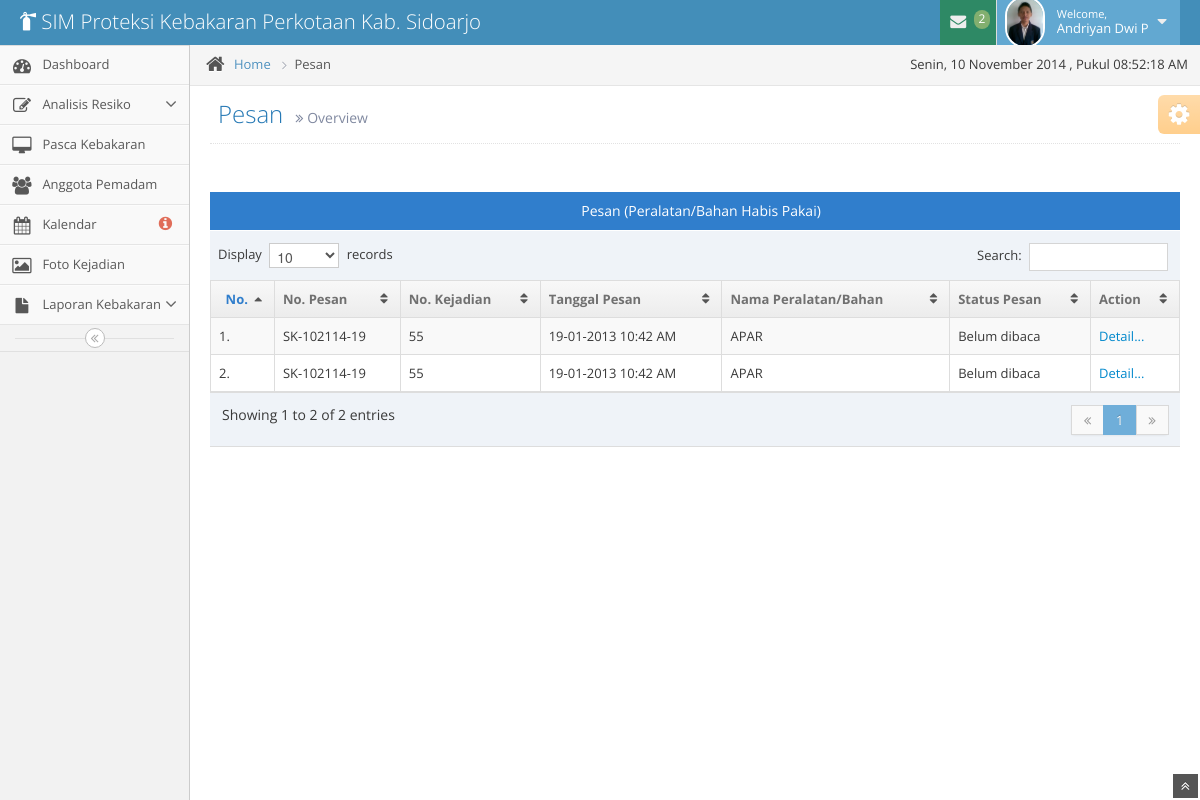
The app's page /pesan/index.php (signed in), older data.
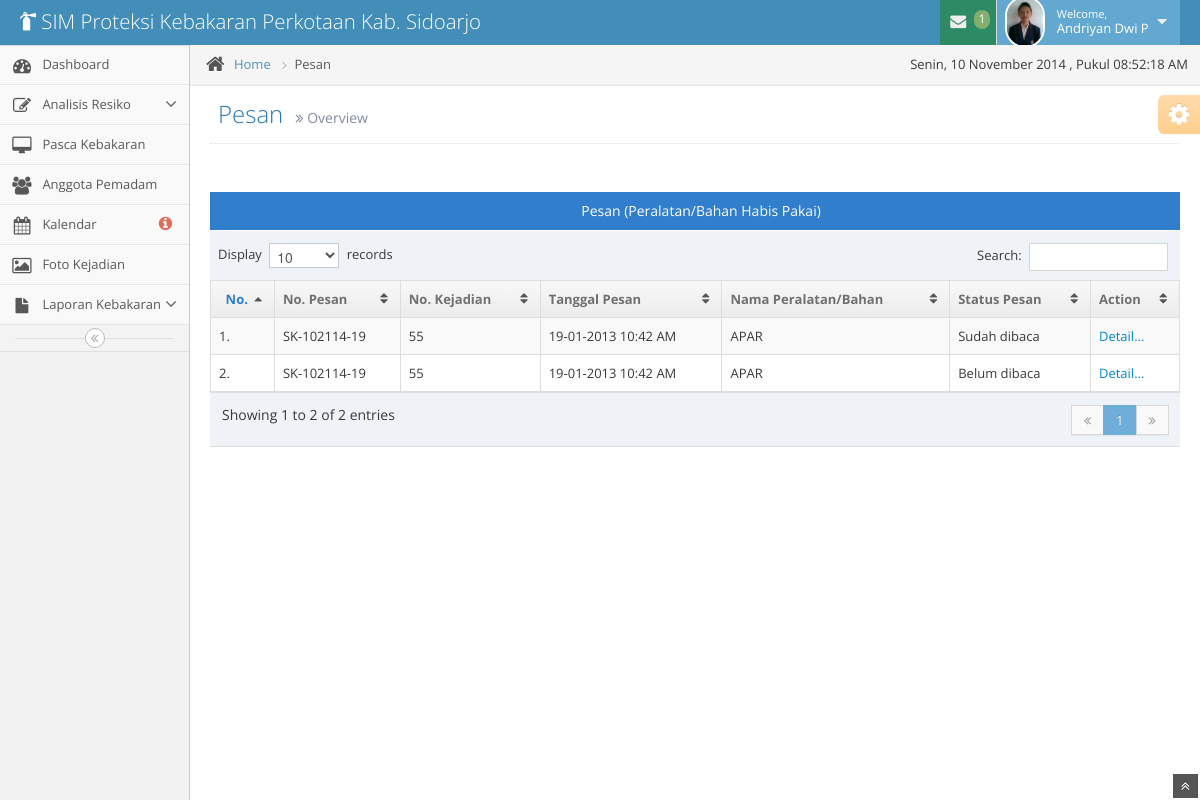
The same page, newer data.
### tables this page shows
CREATE TABLE IF NOT EXISTS `pegawai` (
  `pegawai_nip` int(20) NOT NULL,
  `id_level_user` int(11) NOT NULL,
  `pegawai_nama` varchar(50) NOT NULL,
  `pegawai_tempat` varchar(50) NOT NULL,
  `pegawai_tanggal` date NOT NULL,
  `pegawai_kelamin` varchar(20) NOT NULL,
  `pegawai_alamat` varchar(50) NOT NULL,
  `pegawai_no_telp` varchar(20) NOT NULL,
  `jabatan_id` int(2) NOT NULL,
  `pegawai_email` varchar(50) NOT NULL,
  `pegawai_password` varchar(200) NOT NULL,
  `pegawai_foto` varchar(255) NOT NULL,
  PRIMARY KEY (`pegawai_nip`),
  KEY `FK_jabatan` (`jabatan_id`),
  KEY `id_level_user` (`id_level_user`)
);

CREATE TABLE IF NOT EXISTS `pesan` (
  `id` int(11) NOT NULL AUTO_INCREMENT,
  `pesan_id` varchar(20) NOT NULL,
  `resiko_id` int(11) NOT NULL,
  `pesan_tgl_masuk` datetime NOT NULL,
  `pesan_tgl_keluar` datetime NOT NULL,
  `pesan_nama` varchar(100) NOT NULL,
  `pesan_jml` int(20) NOT NULL,
  `pesan_isi` text NOT NULL,
  `pesan_status` int(11) NOT NULL,
  `pegawai_nip` int(20) NOT NULL,
  `pesan_dari` int(11) NOT NULL,
  `pesan_untuk` int(11) NOT NULL,
  PRIMARY KEY (`id`),
  KEY `FK_resiko` (`resiko_id`),
  KEY `FK_pegawai` (`pegawai_nip`)
);

CREATE TABLE IF NOT EXISTS `resiko` (
  `resiko_id` int(11) NOT NULL AUTO_INCREMENT,
  `resiko_tanggal_start` datetime NOT NULL,
  `resiko_tanggal_end` datetime NOT NULL,
  `nama_pelapor` varchar(50) NOT NULL,
  `nomor_telp` varchar(12) NOT NULL,
  `alamat_pelapor` varchar(100) NOT NULL,
  `ID_BANGUNAN` int(11) NOT NULL,
  `DESA_ID` int(2) NOT NULL,
  `KECAMATAN_ID` int(2) NOT NULL,
  `ID_SUMBER` int(11) NOT NULL,
  `exposure` varchar(50) NOT NULL,
  `tepol` varchar(50) NOT NULL,
  `panjang` varchar(10) NOT NULL,
  `lebar` varchar(10) NOT NULL,
  `tinggi` varchar(10) NOT NULL,
  `pasokan_air_minimum` varchar(10) NOT NULL,
  `penerapan_air` varchar(10) NOT NULL,
  `pengangkutan_air` varchar(10) NOT NULL,
  `tipe_proteksi` enum('MPKP','MPKL','MPKBG') DEFAULT NULL,
  `resiko_lat` text NOT NULL,
  `resiko_long` text NOT NULL,
  `resiko_status` enum('no','yes') NOT NULL,
  PRIMARY KEY (`resiko_id`),
  KEY `FK_kecamatan` (`KECAMATAN_ID`),
  KEY `FK_bangunan` (`ID_BANGUNAN`),
  KEY `FK_desa` (`DESA_ID`),
  KEY `FK_sumber_air` (`ID_SUMBER`)
);

### pesan/index.php (the view, shortened to what the changed rows need)
<?php
include '../template/header.php';
if ((isset($_SESSION['pegawai_nomor']) && isset($_SESSION['level'])) || (isset($_COOKIE['level']) && isset($_COOKIE['pegawai_nomor']))) {
    $sql = mysql_query("SELECT * FROM pegawai WHERE (pegawai_nip='" . $_SESSION['pegawai_nomor'] . "' AND id_level_user='".$_SESSION['level']."')
                        OR (pegawai_nip='" . $_COOKIE['pegawai_nomor'] . "' AND id_level_user='".$_COOKIE['level']."')") or die("Query : ".mysql_error());
if ($sql == false) {
        die(mysql_error());
        header('Location: ../login/login.php');
        exit();
    } else if (mysql_num_rows($sql)) {
        while ($row = mysql_fetch_assoc($sql)) {
            ?>
            <body>
                <div class="navbar">
                    <div class="navbar-inner">
                        <div class="container-fluid">
                            <a href="../beranda/index" class="brand">
                                <small>
                                    <i class="icon-fire-extinguisher"></i>
                                    SIM Proteksi Kebakaran Perkotaan Kab. Sidoarjo
                                </small>
                            </a>
                            <ul class="nav ace-nav pull-right">
                                <li class="green">
                                    <a data-toggle="dropdown" class="dropdown-toggle" href="#">
                                        <i class="icon-envelope icon-animated-vertical"></i>
                                        <?php
                                        $level = $row['id_level_user'];
                                        $jabatan = $row['jabatan_id'];
                                        $cek_pesan = mysql_query("SELECT * FROM pesan WHERE pesan_status = 0 AND pesan_untuk='$jabatan'") or die("Query : ".mysql_error());
                                        $jml_pesan = mysql_num_rows($cek_pesan);
                                        if($jml_pesan > 0){
                                            echo "<span class='badge badge-success'>$jml_pesan</span>";
                                        }else{
                                            echo "<span class='badge badge-success'>0</span>";
                                        }
                                        ?>
                                    </a>
                                </li>
                                <li class="light-blue">
                                    <a data-toggle="dropdown" href="#" class="dropdown-toggle">
                                        <img class="nav-user-photo" src="../assets/img/img-anggota/<?= $row['pegawai_foto']; ?>" alt="<?php echo $hasil['pegawai_nama']; ?>" />
                                        <span class="user-info">
                                            <small>Welcome,</small>
                                            <?php echo $row['pegawai_nama']; ?>
                                        </span>
                                        <i class="icon-caret-down"></i>
                                    </a>
                                </li>
                            </ul>
                        </div>
                    </div>
                </div>
            <div class="main-container container-fluid">
                <?php include '../template/sidebar.php'; ?>
                <div class="main-content">
                    <div class="breadcrumbs" id="breadcrumbs">
                        <ul class="breadcrumb">
                            <li>
                                <i class="icon-home home-icon"></i>
                                <a href="../beranda/index">Home</a>
                                <span class="divider">
                                    <i class="icon-angle-right arrow-icon"></i>
                                </span>
                            </li>
                            <li class="active">Pesan</li>
                        </ul>
                        <div class="pull-right">
                            , Pukul <span id="clock"></span>
                        </div>
                    </div>
                    <div class="page-content">
                        <div class="page-header position-relative">
                            <h1>
                                Pesan
                                <small>
                                    <i class="icon-double-angle-right"></i>
                                    Overview
                                </small>
                            </h1>
                        </div>
                        <div class="row-fluid">
                            <div class="span12">
                                <div class = "space-18"></div>
                                <div class = "table-header center">
                                    Pesan (Peralatan/Bahan Habis Pakai)
                                </div>
                                <table id = "pesan" class = "table table-striped table-bordered table-hover">
                                    <thead>
                                        <tr>
                                            <th class = "center">No.</th>
                                            <th>No. Pesan</th>
                                            <th>No. Kejadian</th>
                                            <th>Tanggal Pesan</th>
                                            <th>Nama Peralatan/Bahan</th>
                                            <th>Status Pesan</th>
                                            <th>Action</th>
                                        </tr>
                                    </thead>
                                    <tbody>
                                        <?php
                                        $query = mysql_query("SELECT * FROM resiko AS a INNER JOIN pesan AS b ON (a.resiko_id = b.resiko_id)
                                                            WHERE b.pesan_untuk = '$jabatan' GROUP BY b.id ORDER BY b.id ASC LIMIT 3") or die("Query : ".mysql_error());
                                        $no = 1;
                                        while ($data = mysql_fetch_array($query)) {
                                            ?>
                                            <tr>
                                                <td><?php echo '' . $no . '.'; ?></td>
                                                <td><?php echo $data['pesan_id']; ?></td>
                                                <td><?php echo $data['resiko_id']; ?></td>
                                                <td><?php echo date('d-m-Y H:i A',strtotime($data['resiko_tanggal_start'])); ?></td>
                                                <td><?php echo $data['pesan_nama']; ?></td>
                                                <?php
                                                    if($data['pesan_status'] == 0){
                                                        echo '<td>Belum dibaca</td>';
                                                    }else if($data['pesan_status'] == 1){
                                                        echo '<td>Sudah dibaca</td>';
                                                    }
                                                ?>
                                                <td>
                                                    <a href="detail?id=<?php echo $data['pesan_id'].'&no='.$data['id']; ?>">
                                                        Detail...
                                                    </a>
                                                </td>
                                            </tr>
                                            <?php
                                            $no++;
                                        }
                                        ?>
                                    </tbody>
                                </table>
                            </div>
                        </div>
                    </div>
                    <?php
                }
            }
        }
        ?>
    </div>
</div>
</body>
</html>

### template/sidebar.php (shortened to what the changed rows need)
<?php
    if($level == '1'){
?>
<div class="sidebar" id="sidebar">
    <ul class="nav nav-list">
        <li>
            <a href="../beranda/index">
                <i class="icon-dashboard"></i>
                <span class="menu-text"> Dashboard </span>
            </a>
        </li>
        <li>
            <a href="" class="dropdown-toggle">
                <i class="icon-edit"></i>
                <span class="menu-text"> Analisis Resiko </span>
                <b class="arrow icon-angle-down"></b>
            </a>
        </li>
        <li>
            <a href="../pasca/pasca" class="dropdown-toggle">
                <i class="icon-desktop"></i>
                <span class="menu-text"> Pasca Kebakaran </span>
            </a>
        </li>
        <li>
            <a href="../anggota/list">
                <i class="icon-group"></i>
                <span class="menu-text"> Anggota Pemadam </span>
            </a>
        </li>
        <li>
            <a href="../kalendar/kalendar">
                <i class="icon-calendar"></i>
                <?php
                    $thn = date('Y');
                    $bln = date('m');
                    $cek = mysql_query("SELECT * FROM resiko WHERE resiko_tanggal_start BETWEEN '$thn-$bln-01' AND '$thn-$bln-31'") or die("Query : ".mysql_error());
                    $jml = mysql_num_rows($cek);
                ?>
                <span class="menu-text">
                    Kalendar
                    <?php if($jml>0){ ?>
                    <span class="badge badge-transparent tooltip-error" title="<?php echo $jml; ?>&nbsp;Important&nbsp;Events">
                        <i class="icon-info-sign red bigger-130"></i>
                    </span>
                    <?php }else{ ?>
                    <span class="badge badge-transparent tooltip-error" title="0&nbsp;Important&nbsp;Events">
                        <i class="icon-info-sign red bigger-130"></i>
                    </span>
                    <?php } ?>
                </span>
            </a>
        </li>
        <li>
            <a href="../gallery/">
                <i class="icon-picture"></i>
                <span class="menu-text"> Foto Kejadian </span>
            </a>
        </li>
        <li>
            <a href="#" class="dropdown-toggle">
                <i class="icon-file"></i>
                <span class="menu-text">
                    Laporan Kebakaran
                </span>
                <b class="arrow icon-angle-down"></b>
            </a>
        </li>
    </ul>
    <div class="sidebar-collapse" id="sidebar-collapse">
        <i class="icon-double-angle-left"></i>
    </div>
</div>
<?php
}else if($level == '2' || $level = '3'){
?>
<div class="sidebar" id="sidebar">
    <div class="sidebar-shortcuts" id="sidebar-shortcuts">
        <div class="sidebar-shortcuts-mini" id="sidebar-shortcuts-mini">
            <span class="btn btn-success"></span>
            <span class="btn btn-info"></span>
            <span class="btn btn-warning"></span>
            <span class="btn btn-danger"></span>
        </div>
    </div>
    <ul class="nav nav-list">
        <li>
            <a href="../beranda/index">
                <i class="icon-dashboard"></i>
                <span class="menu-text"> Dashboard </span>
            </a>
        </li>
        <li>
            <a href="../pasca/pasca" class="dropdown-toggle">
                <i class="icon-desktop"></i>
                <span class="menu-text"> Pasca Kebakaran </span>
            </a>
        </li>
        <li>
            <a href="../anggota/list">
                <i class="icon-group"></i>
                <span class="menu-text"> Anggota Pemadam </span>
            </a>
        </li>
        <li>
            <a href="../kalendar/kalendar">
                <i class="icon-calendar"></i>
                <?php
                    $thn = date('Y');
                    $bln = date('m');
                    $cek = mysql_query("SELECT * FROM resiko WHERE resiko_tanggal_start BETWEEN '$thn-$bln-01' AND '$thn-$bln-31'") or die("Query : ".mysql_error());
                    $jml = mysql_num_rows($cek);
                ?>
                <span class="menu-text">
                    Kalendar
                    <?php if($jml>0){ ?>
                    <span class="badge badge-transparent tooltip-error" title="<?php echo $jml; ?>&nbsp;Important&nbsp;Events">
                        <i class="icon-info-sign red bigger-130"></i>
                    </span>
                    <?php }else{ ?>
                    <span class="badge badge-transparent tooltip-error" title="0&nbsp;Important&nbsp;Events">
                        <i class="icon-info-sign red bigger-130"></i>
                    </span>
                    <?php } ?>
                </span>
            </a>
        </li>
        <li>
            <a href="../gallery/">
                <i class="icon-picture"></i>
                <span class="menu-text"> Foto Kejadian </span>
            </a>
        </li>
        <li>
            <a href="#" class="dropdown-toggle">
                <i class="icon-file"></i>
                <span class="menu-text">
                    Laporan Kebakaran
                </span>
                <b class="arrow icon-angle-down"></b>
            </a>
            <ul class="submenu">
                <li>
                    <a href="../laporan/">
                        <i class="icon-double-angle-right"></i>
                        Laporan Kebakaran
                    </a>
                </li>
                <li>
                    <a href="../grafik/">
                        <i class="icon-double-angle-right"></i>
                        Grafik Kebakaran
                    </a>
                </li>
            </ul>
        </li>
    </ul>
    <div class="sidebar-collapse" id="sidebar-collapse">
        <i class="icon-double-angle-left"></i>
    </div>
</div>
<?php
}
?>

Row changes from the older to the newer data that the page shows:
computed for pegawai "Andriyan Dwi P": jml_pesan "2" → "1"
changed pesan (number 1 of 2 on the later page): pesan_status "Belum dibaca" → "Sudah dibaca"
